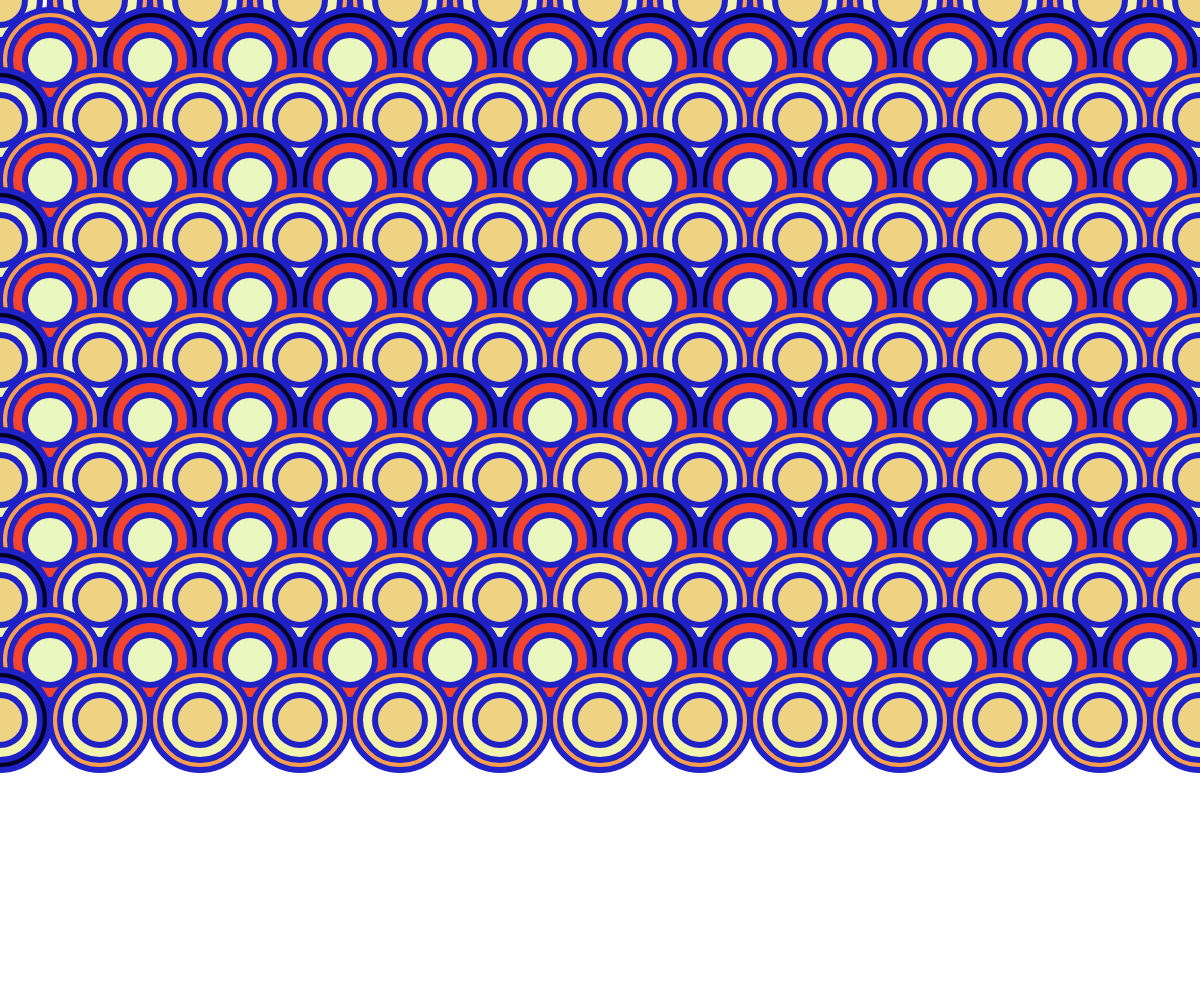
Frame 1 (no input)
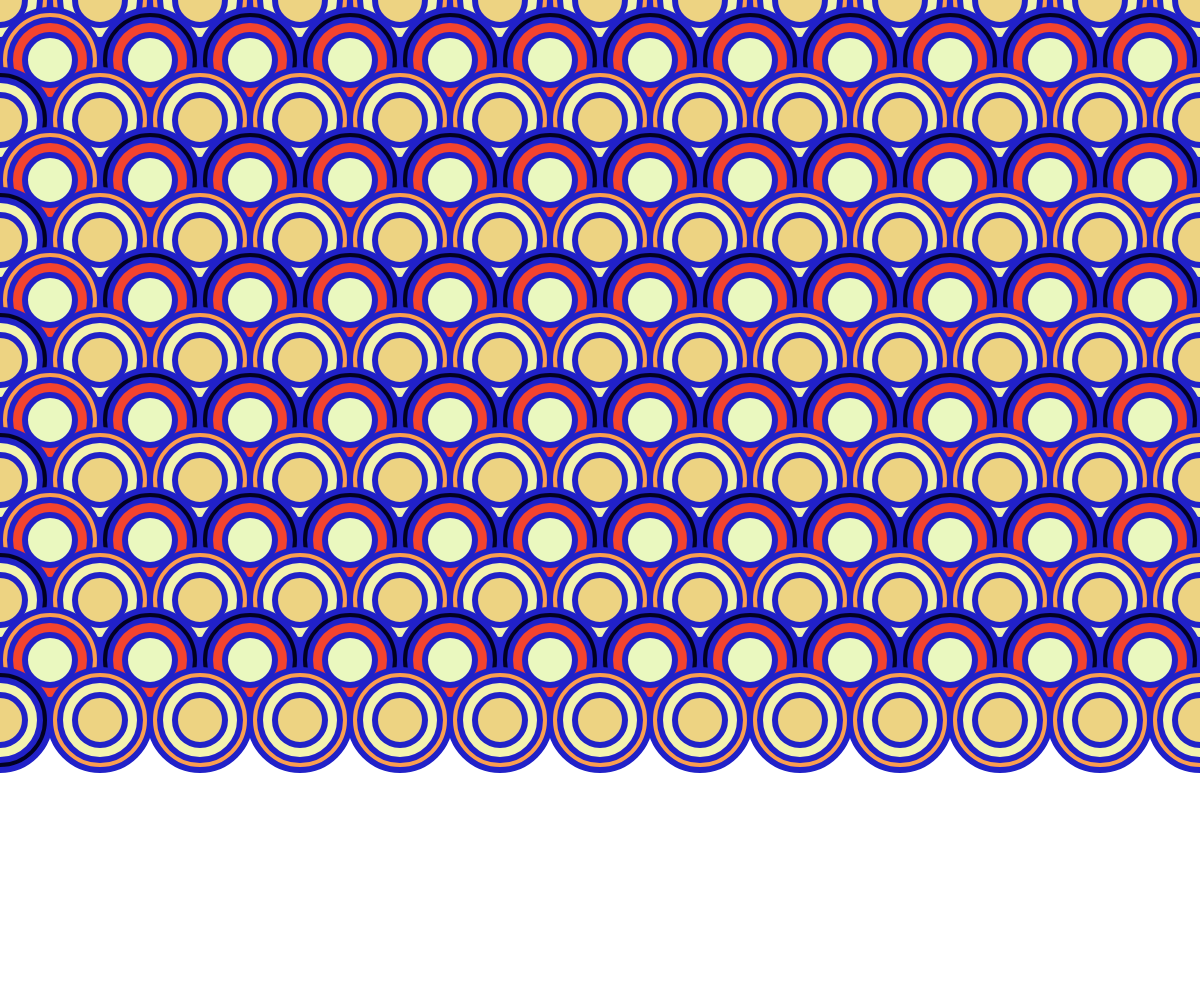
Frame 2 (the mouse pressed at the canvas centre, redrawn once)

The p5.js sketch that drew these frames (run headless with seeded random() and noise() and a simulated clock; the mouse was pressed at the canvas centre and the sketch redrawn once):

// p5.js sketch
// ── sketch.js
// https://www.openprocessing.org/sketch/933418

let url = "https://coolors.co/f2f3ae-edd382-fc9e4f-f4442e-020122";
let palette;

function setup() {
  createCanvas(window.innerWidth, window.innerHeight);
  noLoop();
  background(100);
  palette = createPalette(url);
}

function draw() {
  background(255);
  stroke(33, 33, 200);
  strokeWeight(6);

  for (let a = 0; a < 13; a++) {
    for (let b = 0; b < 20; b++) {
      let odd = a % 2;
      if (odd == 0) {
        circle(b * 100, a * 60, 100);
        fill(palette[0]);
        circle(b * 100, a * 60, 80);
        fill(palette[1]);
        circle(b * 100, a * 60, 50);
        fill(palette[2]);
      } else {
        circle(b * 100 + 50, a * 60, 100);
        fill(palette[3]);
        circle(b * 100 + 50, a * 60, 80);
        fill(234, 248, 191);
        circle(b * 100 + 50, a * 60, 50);
        fill(palette[4]);
      }
    }
  }
}

function createPalette(_url) {
  let slash_index = _url.lastIndexOf("/");
  let pallate_str = _url.slice(slash_index + 1);
  let arr = pallate_str.split("-");
  for (let i = 0; i < arr.length; i++) {
    arr[i] = color("#" + arr[i]);
  }
  return arr;
}
